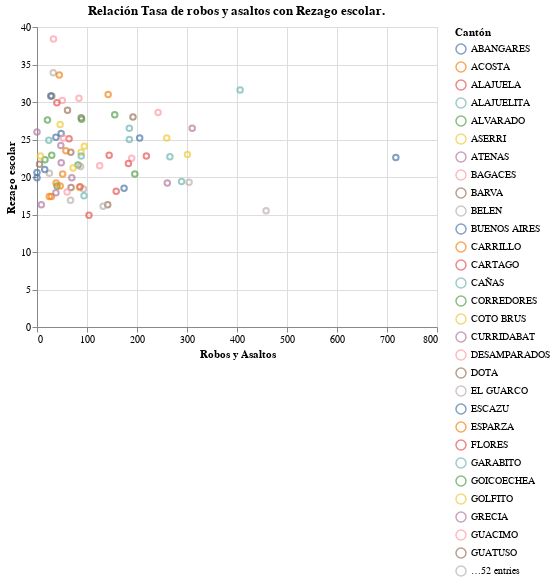

Here is the notebook cell this chart was saved with:
### Markdown cell above
## b) Utilizando la biblioteca `altair` replique el diseño del punto anterior.

### Code cell
alt.Chart(datos,title = "Relación Tasa de robos y asaltos con Rezago escolar."
                 ).mark_point().encode(
    x = alt.X('Tasa de robos y asaltos:Q', title = "Robos y Asaltos"),
    y = alt.Y('Rezago escolar:Q', title = "Rezago escolar"),
    color = alt.Color('Cantón', 
                      legend = alt.Legend(title = "Cantón")))
